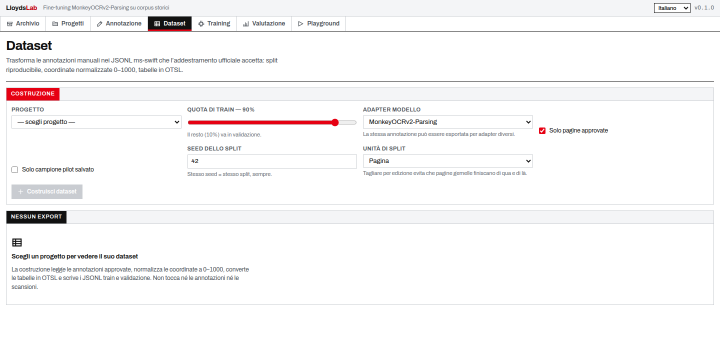
#> input picture frontend/.impeccable/review/dataset.png, 1440 x 700 px (shown at 1/2 size); its folder holds only this picture in this run
$ python -i images.py   (imports and definitions only)
#> lines starting #> are read from the running program, lines starting #| are printed output that depends on the picture; after the words box and inside, x2 and y2 are one past the last pixel; in counts of white or black regions, pixels touching at a corner belong together
"""Utilità immagini: dimensione, anteprime, metadati EXIF.

Nessuna dipendenza pesante: solo Pillow. Le operazioni geometriche (deskew,
prospettiva) usano OpenCV quando c'è, e la sua presenza si verifica
**importandolo**, non solo cercando il modulo: il motore OCR installa
`opencv-python`, che su un Linux senza `libGL` esiste come file ma fallisce
all'import. Con `find_spec` l'app avrebbe detto «deskew disponibile» e poi
sarebbe caduta al primo click.
"""
from __future__ import annotations

from pathlib import Path

from PIL import Image, ImageOps

SUPPORTED_IMAGE_EXTS = {".jpg", ".jpeg", ".png", ".bmp", ".webp", ".tif", ".tiff"}

_cv2_ready: bool | None = None


# [11 lines left out: function cv2_available, not called in this run]


# Tag EXIF rilevanti (dati decimali)
_EXIF_DATETIME_ORIGINAL = 0x9003
_EXIF_DATETIME = 0x0132


# [33 lines left out: functions image_size, make_thumbnail, exif_datetime, not called in this run]


# --- deskew (richiede OpenCV, già presente con rapidocr) ---------------------


def _projection_skew(gray, lo: float = -5.0, hi: float = 5.0, step: float = 0.2) -> float:
    """Angolo che massimizza la varianza del profilo di proiezione orizzontale.

    Metodo robusto (stile Tesseract) su documenti densi: le righe di testo
    producono picchi netti quando l'immagine è allineata.
    """
    import cv2
    import numpy as np

    thresh = cv2.threshold(gray, 0, 255, cv2.THRESH_BINARY_INV | cv2.THRESH_OTSU)[1]
    h, w = thresh.shape[:2]
    def score_at(ang: float) -> float:
        m = cv2.getRotationMatrix2D((w / 2.0, h / 2.0), ang, 1.0)
        rotated = cv2.warpAffine(
            thresh, m, (w, h), flags=cv2.INTER_LINEAR,
            borderMode=cv2.BORDER_CONSTANT, borderValue=0,
        )
        # varianza delle somme per riga (righe di testo = righe "piene")
        proj = rotated.sum(axis=1) / 255.0
        return float(proj.var())

    best_angle = 0.0
    best_score = -1.0
    for ang in np.arange(lo, hi + step / 2, step):
        score = score_at(float(ang))
        if score > best_score:
            best_score = score
            best_angle = float(ang)
    # Rifinitura angolare: 0,2° è sufficiente per l'inclinazione grossolana,
    # ma lascia visibilmente storte le righe dopo il dewarp. Cerca attorno al
    # massimo con passo 0,05°.
    fine_step = min(0.05, step / 4)
    for ang in np.arange(best_angle - step, best_angle + step + fine_step / 2, fine_step):
        score = score_at(float(ang))
        if score > best_score:
            best_score = score
            best_angle = float(ang)
    # Una pagina vuota/non testuale ha profilo piatto: non interpretare il
    # primo angolo provato (-5°) come una rotazione reale.
    return best_angle if best_score > 0.0 else 0.0


def estimate_skew(
    image: Image.Image,
    min_line_len: int = 60,
    hough_threshold: int = 80,
    max_angle: float = 45.0,
) -> float:
    """Angolo di inclinazione del testo (gradi), robusto sui documenti densi.

    Usa la proiezione orizzontale (metodo OCR) come metodo principale.
    """
    import numpy as np

    img = image.convert("L")
    # downscale per velocità e stabilità (l'angolo non cambia con la scala).
    # Anche pagine relativamente grandi devono restare rapide: la ricerca
    # prova molte rotazioni e il costo cresce col numero di pixel.
    longest = max(img.size)
    if longest > 1200:
        scale = 1200 / longest
        img = img.resize((int(img.width * scale), int(img.height * scale)), Image.LANCZOS)
    gray = np.asarray(img)
    if gray.size == 0:
        return 0.0
    return _projection_skew(gray)


def deskew(image: Image.Image, min_line_len: int = 60) -> tuple[Image.Image, float]:
    """Raddrizza la pagina: ritorna (immagine deskewata, angolo applicato gradi).

    L'angolo stimato ~0 (|<0.05°|) viene trattato come "nessuna rotazione".
    """
    import cv2
    import numpy as np

    angle = estimate_skew(image, min_line_len=min_line_len)
    if abs(angle) < 0.05:
        return image, 0.0
    arr = np.asarray(image.convert("RGB"))
    h, w = arr.shape[:2]
    # convenzione OpenCV (y verso il basso): angolo positivo = senso orario visivo
    matrix = cv2.getRotationMatrix2D((w / 2.0, h / 2.0), angle, 1.0)
    rotated = cv2.warpAffine(
        arr, matrix, (w, h), flags=cv2.INTER_CUBIC,
        borderMode=cv2.BORDER_CONSTANT, borderValue=(255, 255, 255),
    )
    return Image.fromarray(rotated), angle


# [100 lines left out: functions perspective_rectify, mesh_rectify, not called in this run]

>>> from PIL import Image
>>> picture = Image.open('../../../frontend/.impeccable/review/dataset.png')
#> picture is the input picture: PIL image 1440x700 RGB; mean R, G, B 247.9, 247, 247.5
>>> result = deskew(picture)
#> in estimate_skew, `img = img.resize((int(img.width * scale), int(img.height * scale)), Im..`:
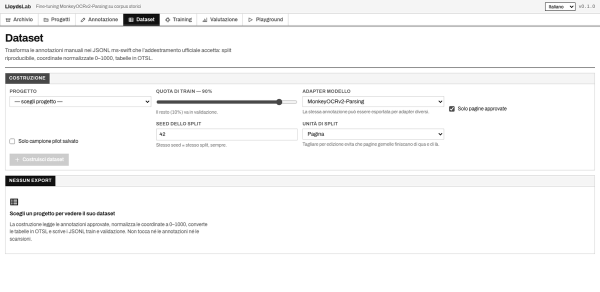
#> img: PIL image 1200x583 L (shown at 1/2 size); min 0, max 255, mean 247
#> in _projection_skew, `thresh = cv2.threshold(gray, 0, 255, cv2.THRESH_BINARY_INV | cv2.THRES..`:
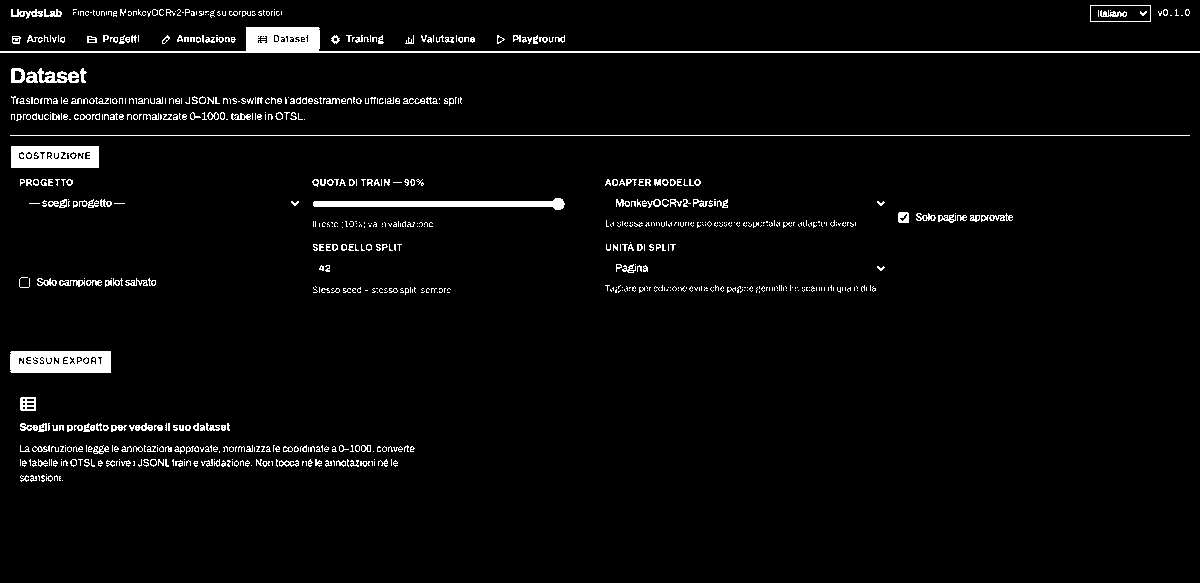
#> thresh: shape (583, 1200); 3.3% white; 771 white regions (538 under 20 px), largest, box (x1, y1, x2, y2) and area: (0, 27, 1200, 53) 4041, (10, 351, 111, 373) 2016, (11, 146, 99, 168) 1734
#> the loop in _projection_skew, `for ang in np.arange(lo, hi + step / 2, step):` made 51 passes
#> (score, best_score) on passes 1 to 8: (1383.1, 1383.1), (1396.5, 1396.5), (1418.1, 1418.1), (1441.7, 1441.7), (1462.8, 1462.8), (1479.8, 1479.8), (1498.7, 1498.7), (1532.8, 1532.8)
#> pass 1, in score_at, `rotated = cv2.warpAffine( thresh, m, (w, h), flags=cv2.INTER_LINEAR, b..`:
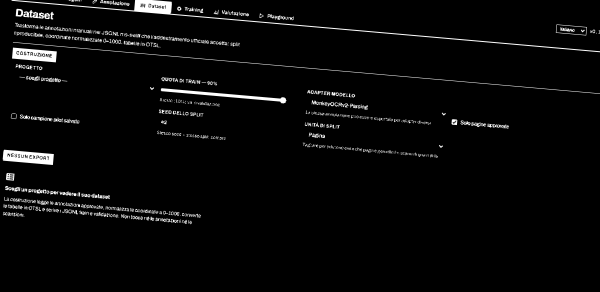
#> rotated: shape (583, 1200) (shown at 1/2 size); min 0, max 255, mean 8.1
#> pass 2, in score_at (call 2), `rotated = cv2.warpAffine( thresh, m, (w, h), flags=cv2.INTER_LINEAR, b..`:
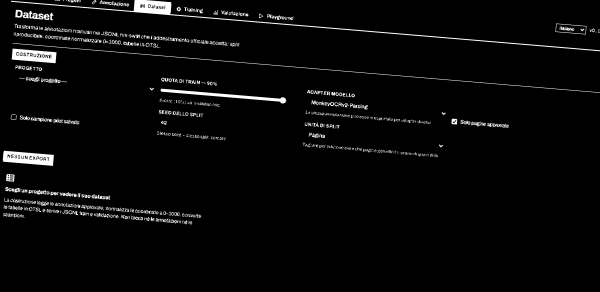
#> rotated: shape (583, 1200) (shown at 1/2 size); min 0, max 255, mean 8.1
#> pass 3, in score_at (call 3), `rotated = cv2.warpAffine( thresh, m, (w, h), flags=cv2.INTER_LINEAR, b..`:
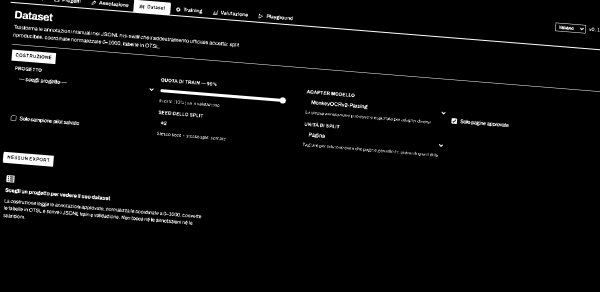
#> rotated: shape (583, 1200) (shown at 1/2 size); min 0, max 255, mean 8.1
#> after the loop in _projection_skew, `for ang in np.arange(lo, hi + step / 2, step):`: best_angle = 4.44e-15; best_score = 10681.4
#> the loop in _projection_skew, `for ang in np.arange(best_angle - step, best_angle + step + fine_step ..` made 9 passes
#> score on passes 1 to 8: 5462.7, 6122.9, 7024.9, 8335.1, 10681.4, 8408.4, 7171.1, 6327.4
#> pass 1, in score_at (call 52), `rotated = cv2.warpAffine( thresh, m, (w, h), flags=cv2.INTER_LINEAR, b..`:
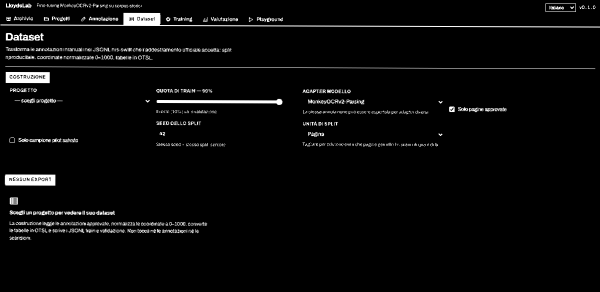
#> rotated: shape (583, 1200) (shown at 1/2 size); min 0, max 255, mean 8.5
#> pass 3, in score_at (call 54), `rotated = cv2.warpAffine( thresh, m, (w, h), flags=cv2.INTER_LINEAR, b..`:
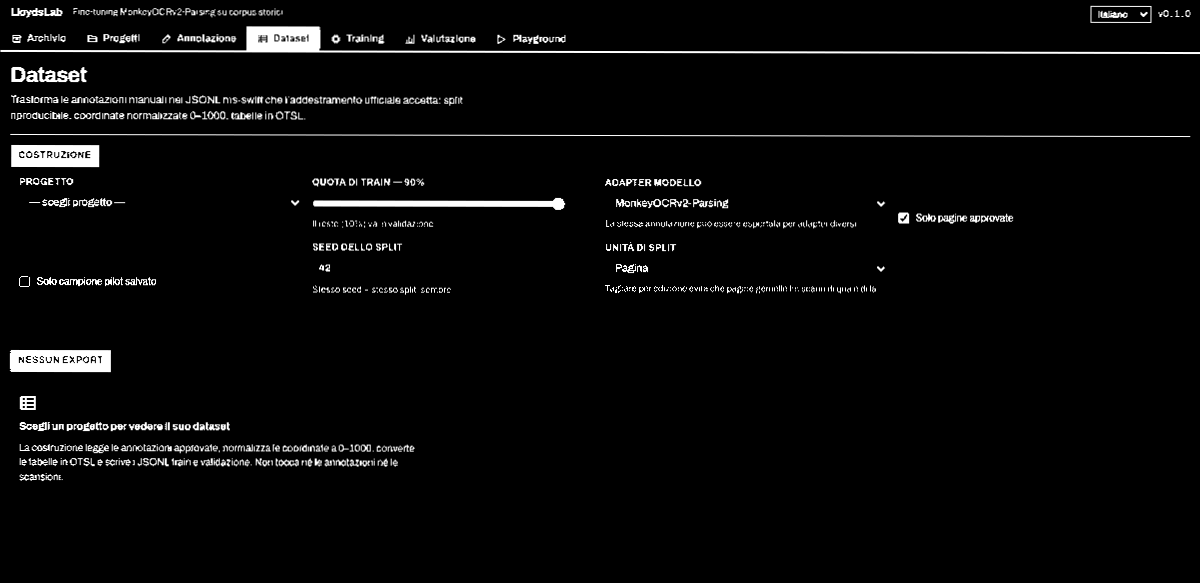
#> rotated: shape (583, 1200); min 0, max 255, mean 8.5
#> after the loop in _projection_skew, `for ang in np.arange(best_angle - step, best_angle + step + fine_step ..`: best_angle = 4.44e-15; best_score = 10681.4
#> in deskew, `angle = estimate_skew(image, min_line_len=min_line_len)`: angle = 4.44e-15

$ run again, on frontend/.impeccable/review/mobile.png
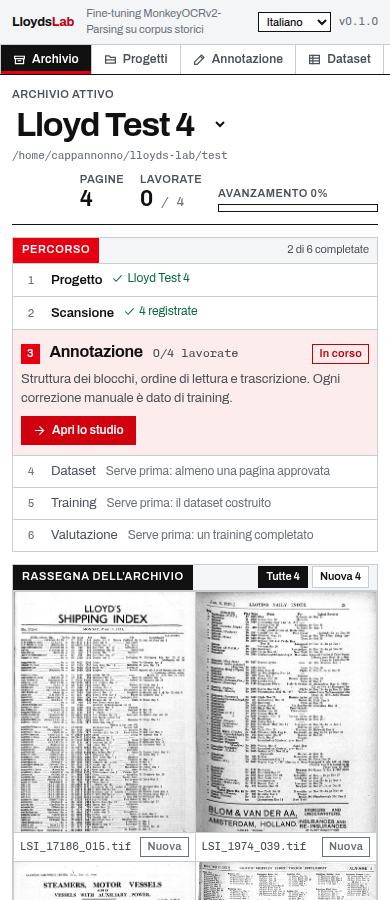
#> input picture frontend/.impeccable/review/mobile.png, 390 x 900 px
#> picture is the input picture: PIL image 390x900 RGB; mean R, G, B 228.9, 223.7, 224.3
#> thresh: shape (900, 390); 11.7% white; 2771 white regions (2450 under 20 px), largest, box (x1, y1, x2, y2) and area: (13, 565, 193, 590) 4026, (21, 416, 136, 445) 3003, (0, 45, 390, 75) 2776
#> the loop in _projection_skew, `for ang in np.arange(lo, hi + step / 2, step):` made 51 passes
#> (score, best_score) on passes 1 to 8: (1085.1, 1085.1), (1113.9, 1113.9), (1145, 1145), (1181.1, 1181.1), (1218.3, 1218.3), (1258.3, 1258.3), (1302.8, 1302.8), (1347.4, 1347.4)
#> pass 1, in score_at, `rotated = cv2.warpAffine( thresh, m, (w, h), flags=cv2.INTER_LINEAR, b..`:
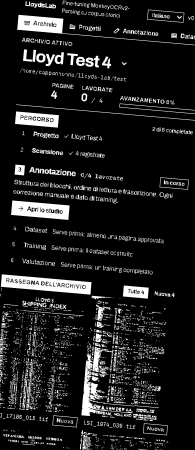
#> rotated: shape (900, 390) (shown at 1/2 size); min 0, max 255, mean 29.3
#> after the loop in _projection_skew, `for ang in np.arange(lo, hi + step / 2, step):`: best_angle = 4.44e-15; best_score = 2713.6
#> the loop in _projection_skew, `for ang in np.arange(best_angle - step, best_angle + step + fine_step ..` made 9 passes
#> score on passes 1 to 8: 2331.6, 2396.1, 2481.4, 2587.1, 2713.6, 2595.6, 2497.8, 2419.4
#> pass 3, in score_at (call 54), `rotated = cv2.warpAffine( thresh, m, (w, h), flags=cv2.INTER_LINEAR, b..`:
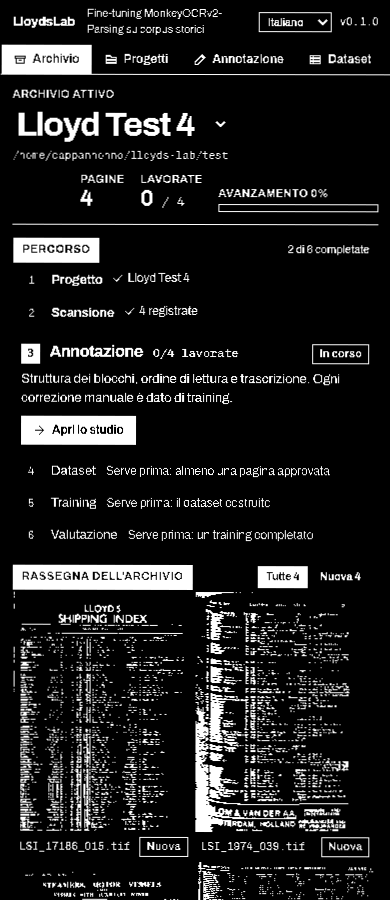
#> rotated: shape (900, 390); min 0, max 255, mean 29.8
#> after the loop in _projection_skew, `for ang in np.arange(best_angle - step, best_angle + step + fine_step ..`: best_angle = 4.44e-15; best_score = 2713.6
#> angle = 4.44e-15
